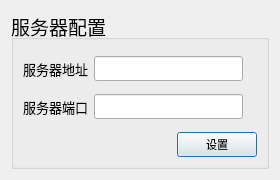
<?xml version="1.0" encoding="UTF-8"?>
<ui version="4.0">
 <class>settingServer</class>
 <widget class="QDialog" name="settingServer">
  <property name="geometry">
   <rect>
    <x>0</x>
    <y>0</y>
    <width>280</width>
    <height>180</height>
   </rect>
  </property>
  <property name="minimumSize">
   <size>
    <width>280</width>
    <height>180</height>
   </size>
  </property>
  <property name="maximumSize">
   <size>
    <width>280</width>
    <height>180</height>
   </size>
  </property>
  <property name="windowTitle">
   <string>服务器配置</string>
  </property>
  <property name="windowIcon">
   <iconset resource="icons.qrc">
    <normaloff>:/appFace/systray</normaloff>:/appFace/systray</iconset>
  </property>
  <layout class="QGridLayout" name="gridLayout">
   <item row="0" column="0">
    <widget class="QGroupBox" name="groupBox">
     <property name="font">
      <font>
       <pointsize>14</pointsize>
      </font>
     </property>
     <property name="title">
      <string>服务器配置</string>
     </property>
     <layout class="QGridLayout" name="gridLayout_2">
      <item row="0" column="0">
       <layout class="QVBoxLayout" name="verticalLayout">
        <item>
         <spacer name="verticalSpacer_2">
          <property name="orientation">
           <enum>Qt::Vertical</enum>
          </property>
          <property name="sizeHint" stdset="0">
           <size>
            <width>20</width>
            <height>40</height>
           </size>
          </property>
         </spacer>
        </item>
        <item>
         <layout class="QHBoxLayout" name="horizontalLayout">
          <item>
           <widget class="QLabel" name="label">
            <property name="font">
             <font>
              <pointsize>10</pointsize>
             </font>
            </property>
            <property name="text">
             <string>服务器地址</string>
            </property>
            <property name="buddy">
             <cstring>ipAddressEdit</cstring>
            </property>
           </widget>
          </item>
          <item>
           <widget class="QLineEdit" name="ipAddressEdit">
            <property name="minimumSize">
             <size>
              <width>0</width>
              <height>25</height>
             </size>
            </property>
           </widget>
          </item>
          <item>
           <spacer name="horizontalSpacer">
            <property name="orientation">
             <enum>Qt::Horizontal</enum>
            </property>
            <property name="sizeHint" stdset="0">
             <size>
              <width>40</width>
              <height>20</height>
             </size>
            </property>
           </spacer>
          </item>
         </layout>
        </item>
        <item>
         <spacer name="verticalSpacer">
          <property name="orientation">
           <enum>Qt::Vertical</enum>
          </property>
          <property name="sizeHint" stdset="0">
           <size>
            <width>20</width>
            <height>40</height>
           </size>
          </property>
         </spacer>
        </item>
        <item>
         <layout class="QHBoxLayout" name="horizontalLayout_2">
          <item>
           <widget class="QLabel" name="label_2">
            <property name="font">
             <font>
              <pointsize>10</pointsize>
             </font>
            </property>
            <property name="text">
             <string>服务器端口</string>
            </property>
            <property name="buddy">
             <cstring>portEdit</cstring>
            </property>
           </widget>
          </item>
          <item>
           <widget class="QLineEdit" name="portEdit">
            <property name="minimumSize">
             <size>
              <width>0</width>
              <height>25</height>
             </size>
            </property>
           </widget>
          </item>
          <item>
           <spacer name="horizontalSpacer_2">
            <property name="orientation">
             <enum>Qt::Horizontal</enum>
            </property>
            <property name="sizeHint" stdset="0">
             <size>
              <width>40</width>
              <height>20</height>
             </size>
            </property>
           </spacer>
          </item>
         </layout>
        </item>
        <item>
         <spacer name="verticalSpacer_3">
          <property name="orientation">
           <enum>Qt::Vertical</enum>
          </property>
          <property name="sizeHint" stdset="0">
           <size>
            <width>20</width>
            <height>40</height>
           </size>
          </property>
         </spacer>
        </item>
        <item>
         <layout class="QHBoxLayout" name="horizontalLayout_3">
          <item>
           <spacer name="horizontalSpacer_3">
            <property name="orientation">
             <enum>Qt::Horizontal</enum>
            </property>
            <property name="sizeHint" stdset="0">
             <size>
              <width>40</width>
              <height>20</height>
             </size>
            </property>
           </spacer>
          </item>
          <item>
           <widget class="QPushButton" name="setBtn">
            <property name="font">
             <font>
              <pointsize>8</pointsize>
             </font>
            </property>
            <property name="text">
             <string>设置</string>
            </property>
           </widget>
          </item>
         </layout>
        </item>
       </layout>
      </item>
     </layout>
    </widget>
   </item>
  </layout>
 </widget>
 <resources>
  <include location="icons.qrc"/>
 </resources>
 <connections/>
</ui>
